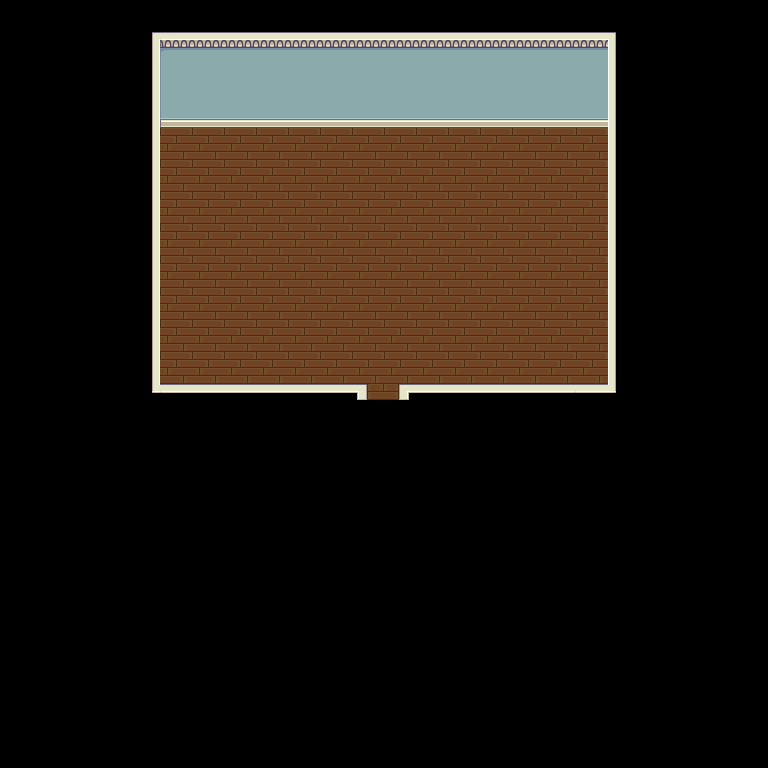

This is a level from a 2D game, rendered from its Tiled map with the project's own tilesets. A one-line summary and the map file follow, with tile-layer data summarised:
An orthogonal 24x24 tile map with 32x32 px tiles, 3 tile layers (floor, walls_a, walls_b).

<map version="1.0" orientation="orthogonal" width="24" height="24" tilewidth="32" tileheight="32">
 <tileset firstgid="1" source="../../gamesprites/inside.tsx" />
 <layer name="floor" width="24" height="24">
  <data>[576 cells, 114 non-empty, 3 distinct tile ids]</data>
 </layer>
 <layer name="walls_a" width="24" height="24">
  <data>[576 cells, 78 non-empty, 15 distinct tile ids]</data>
 </layer>
 <layer name="walls_b" width="24" height="24">
  <data>[576 cells, 0 non-empty, 0 distinct tile ids]</data>
 </layer>
</map>
